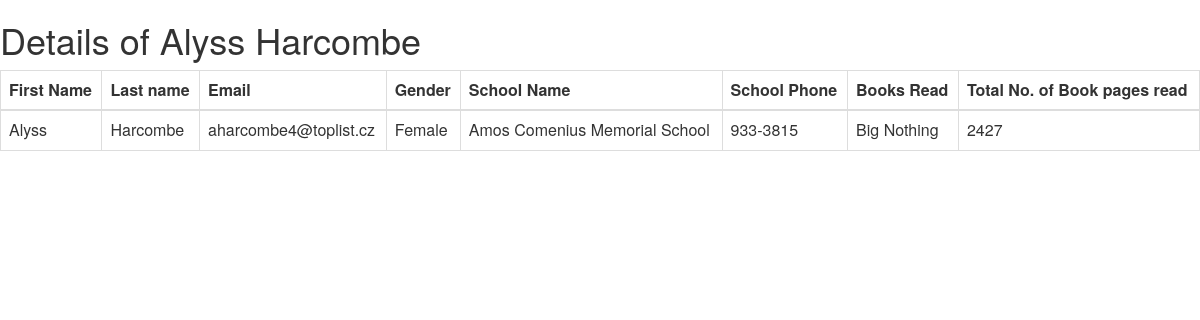
The page /student/5/ on the database its author committed.
### school/models.py (models this page shows, shortened)
class Students(models.Model):
    first_name = models.CharField(max_length=50)
    last_name = models.CharField(null=True,max_length=50)
    email = models.CharField(null=False,max_length=50)
    GENDER_CHOICES = (
        ('M', 'Male'),
        ('F', 'Female'),
        ('B', ''),
    )
    gender = models.CharField(max_length=1, choices=GENDER_CHOICES, null=True, default='B')
    school = models.ForeignKey(Schools, related_name='school',null=False, on_delete=models.CASCADE)
    books = models.ForeignKey(Books, related_name='books',blank = True, null=True, on_delete=models.CASCADE)
    class Meta:
        ordering = ('id',)

class Schools(models.Model):
    region_id = models.IntegerField()
    name = models.CharField(max_length=50)
    email = models.CharField(max_length=50)
    principal = models.CharField(max_length=50)
    phone = models.CharField(max_length=50)
    address = models.CharField(max_length=50)
    class Meta:
        ordering = ('id',)

class Books(models.Model):
    title = models.CharField(max_length=50,null=False)
    author_name = models.CharField(max_length=50,null=True)
    date_of_publication = models.DateField(null=True)
    no_of_pages = models.BigIntegerField(default=0,null=True)
    class Meta:
        ordering = ('id',)

### school/views.py (the view)
# urls.py: url(r'^student/(?P<id>\d+)/$', views.student_details, name='student_detail'),
def student_details(request, id):
    student = get_object_or_404(Students, id=id)
    return render(request,'school/students/student_detail.html',{'student': student})

### school/templates/school/students/student_detail.html (shortened to what this page needs)
{% load static %}
{% block content %}
<link rel="stylesheet" href="https://maxcdn.bootstrapcdn.com/bootstrap/3.4.0/css/bootstrap.min.css">
    <div id="main">
        <h1>Details of  {{ student.first_name }} {{ student.last_name }}</h1>
        <table class="table table-bordered">
            <thead>
                <tr>
                <th>First Name</th>
                <th>Last name</th>
                <th>Email</th>
                <th>Gender</th>
                <th>School Name</th>
                <th>School Phone</th>
                <th>Books Read</th>
                <th>Total No. of Book pages read</th>
                </tr>
            </thead>
            <tbody>
                <tr>
                    <td>{{ student.first_name }}</td>
                    <td>{{ student.last_name }}</td>
                    <td>{{ student.email }}</td>
                    <td>{{ student.get_gender_display }}</td>
                    <td>{{ student.school.name }}</td>
                    <td>{{ student.school.phone }}</td>
                    <td>{{ student.books.title }}</td>
                    <td>{{ student.books.no_of_pages }}</td>
                </tr>
            </tbody>
        </table>
    </div>
{% endblock %}

### rows shown on the page
Students: first_name "Alyss", last_name "Harcombe", email "aharcombe4@toplist.cz", gender "Female", school.name "Amos Comenius Memorial School", school.phone "933-3815", books "Big Nothing", books.no_of_pages "2427"
